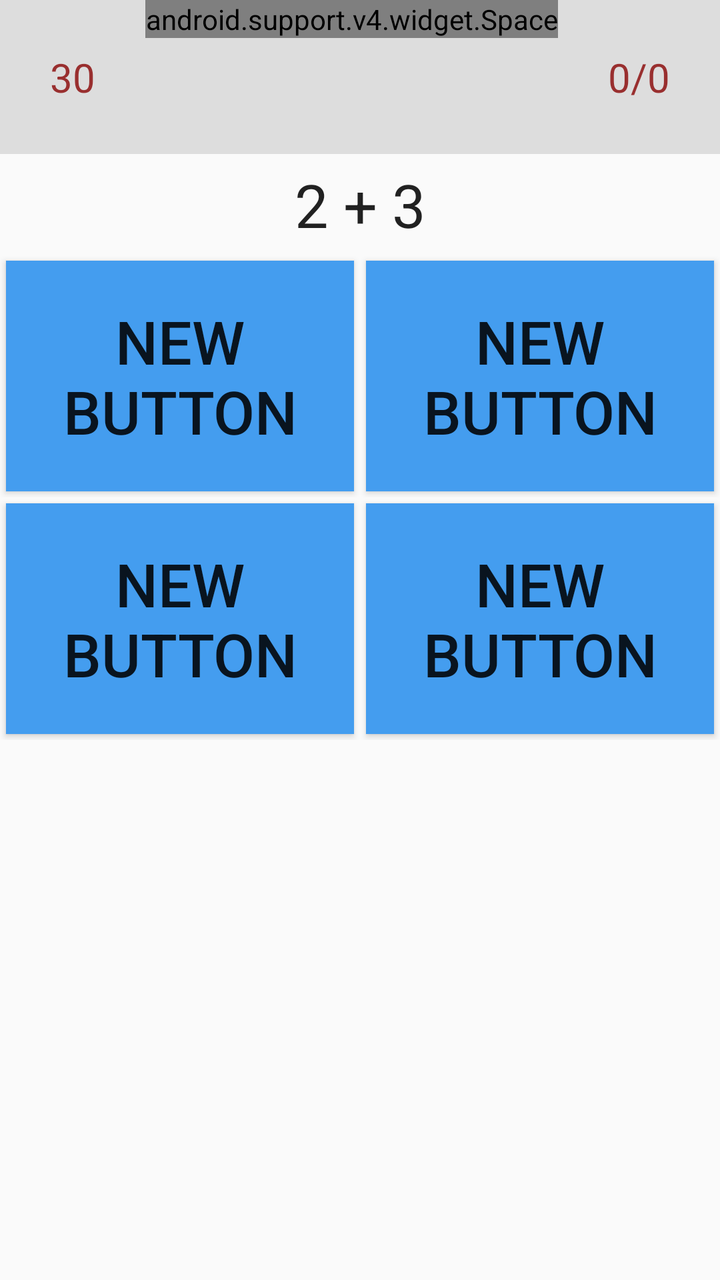
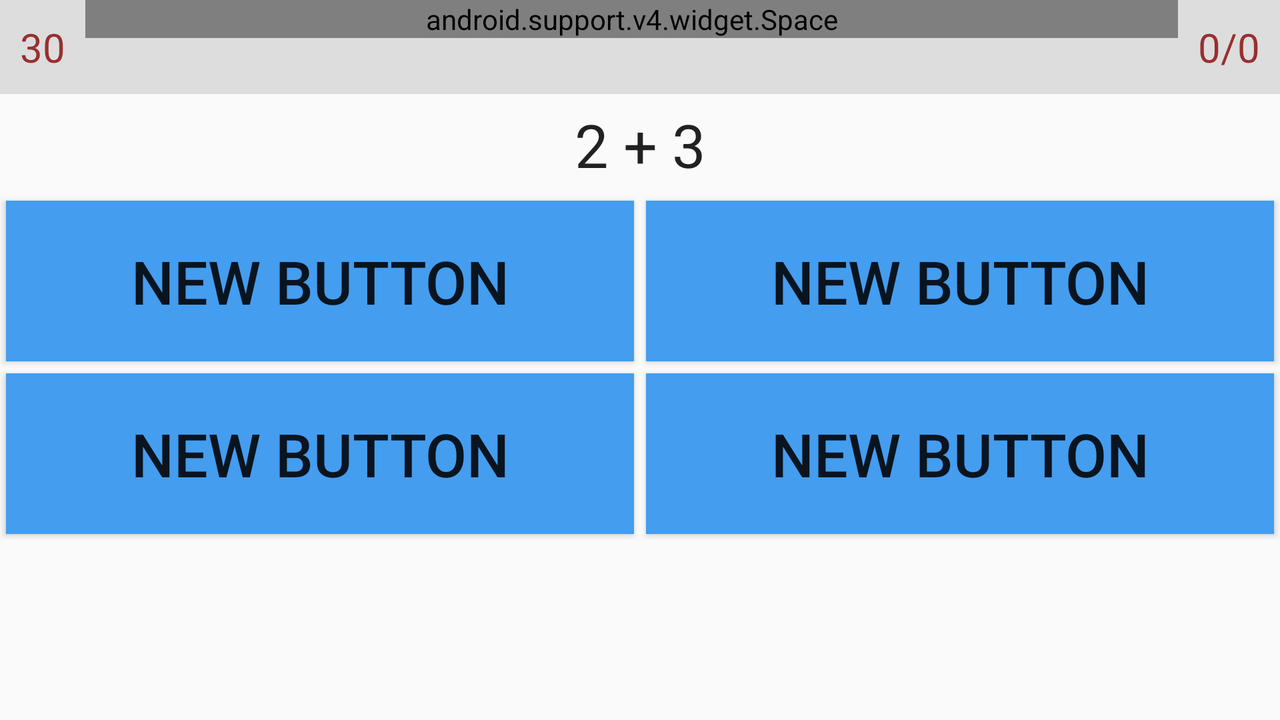

Two renders of one Android screen. The first uses the default layout on a phone; the second uses the alternative layout the repository ships for a different screen configuration, on a matching device. The two XML files are below.
<!-- AndroidManifest.xml: application theme AppTheme -->
<!-- res/layout/activity_question.xml -->
<?xml version="1.0" encoding="utf-8"?>
<LinearLayout xmlns:android="http://schemas.android.com/apk/res/android"
    xmlns:tools="http://schemas.android.com/tools"
    android:orientation="vertical" android:layout_width="match_parent"
    android:layout_height="match_parent"
    android:background="@drawable/bg"
    tools:context=".QuestionActivity"
    android:id="@+id/linear">

    <LinearLayout
        android:orientation="vertical"
        android:layout_width="match_parent"
        android:layout_height="wrap_content">


        <LinearLayout
            android:orientation="horizontal"
            android:layout_width="match_parent"
            android:layout_height="wrap_content"
            android:background="#ddd">

            <TextView
                android:layout_width="wrap_content"
                android:layout_height="wrap_content"
                android:text="30"
                android:textColor="@color/score_second_color"
                android:textSize="20sp"
                android:padding="25dp"
                android:layout_gravity="left"
                android:id="@+id/second" />
            <android.support.v4.widget.Space
                android:layout_width="wrap_content"
                android:layout_height="wrap_content"
                android:layout_weight="1"/>

            <TextView
                android:layout_width="wrap_content"
                android:layout_height="wrap_content"
                android:padding="25dp"
                android:text="0/0"
                android:textSize="20sp"
                android:textColor="@color/score_second_color"
                android:layout_gravity="right"
                android:id="@+id/score_inc" />
        </LinearLayout>

        <TextView
            android:layout_width="match_parent"
            android:layout_height="wrap_content"
            android:textAppearance="?android:attr/textAppearanceLarge"
            android:text="2 + 3"
            android:gravity="center"
            android:padding="@dimen/question_padding"
            android:textSize="@dimen/font_size_view"
            android:id="@+id/question" />

        <LinearLayout
            android:orientation="horizontal"
            android:layout_width="match_parent"
            android:layout_height="match_parent">

            <Button
                android:layout_width="wrap_content"
                android:layout_height="wrap_content"
                android:text="New Button"
                android:layout_margin="@dimen/btn_answer_margin"
                android:paddingBottom="@dimen/btn_score_padding"
                android:paddingTop="@dimen/btn_score_padding"
                android:background="@color/btn_score_back_color"
                android:layout_weight="1"
                android:textSize="@dimen/font_size_view"
                android:onClick="buChoose"
                android:tag="0"
                android:id="@+id/ans1" />

            <Button
                android:layout_width="wrap_content"
                android:layout_height="wrap_content"
                android:text="New Button"
                android:layout_margin="@dimen/btn_answer_margin"
                android:layout_weight="1"
                android:paddingBottom="@dimen/btn_score_padding"
                android:paddingTop="@dimen/btn_score_padding"
                android:background="@color/btn_score_back_color"
                android:textSize="@dimen/font_size_view"
                android:tag="1"
                android:onClick="buChoose"
                android:id="@+id/ans2" />
        </LinearLayout>

        <LinearLayout
            android:orientation="horizontal"
            android:layout_width="match_parent"
            android:layout_height="match_parent">

            <Button
                android:layout_width="wrap_content"
                android:layout_height="wrap_content"
                android:text="New Button"
                android:layout_margin="@dimen/btn_answer_margin"
                android:paddingBottom="@dimen/btn_score_padding"
                android:paddingTop="@dimen/btn_score_padding"
                android:background="@color/btn_score_back_color"
                android:layout_weight="1"
                android:textSize="@dimen/font_size_view"
                android:tag="2"
                android:onClick="buChoose"
                android:id="@+id/ans3" />


            <Button
                android:layout_width="wrap_content"
                android:layout_height="wrap_content"
                android:text="New Button"
                android:layout_margin="@dimen/btn_answer_margin"
                android:paddingBottom="@dimen/btn_score_padding"
                android:paddingTop="@dimen/btn_score_padding"
                android:background="@color/btn_score_back_color"
                android:layout_weight="1"
                android:textSize="@dimen/font_size_view"
                android:tag="3"
                android:onClick="buChoose"
                android:id="@+id/ans4" />
        </LinearLayout>
    </LinearLayout>

</LinearLayout>
<!-- resources referenced by this layout -->
<resources>
  <color name="btn_score_back_color">#449def</color>
  <color name="score_second_color">#992f2f</color>
  <dimen name="btn_answer_margin">3dp</dimen>
  <dimen name="btn_score_padding">20dp</dimen>
  <dimen name="font_size_view">30sp</dimen>
  <dimen name="question_padding">5dp</dimen>
  <style name="AppTheme" parent="Theme.AppCompat.Light.DarkActionBar">
          
          <item name="colorPrimary">@color/colorPrimary</item>
          <item name="colorPrimaryDark">@color/colorPrimaryDark</item>
          <item name="colorAccent">@color/colorAccent</item>
      </style>
  <color name="colorPrimary">#3F51B5</color>
  <color name="colorPrimaryDark">#303F9F</color>
  <color name="colorAccent">#FF4081</color>
</resources>
<!-- res/layout-land/activity_question.xml (the repository's variant of the layout above) -->
<!-- drawn on the phone turned sideways -->
<?xml version="1.0" encoding="utf-8"?>
<RelativeLayout xmlns:android="http://schemas.android.com/apk/res/android"
    xmlns:tools="http://schemas.android.com/tools"
    android:layout_width="match_parent"
    android:layout_height="match_parent"
    android:background="@drawable/bg"
    tools:context=".QuestionActivity">

    <LinearLayout
        android:orientation="vertical"
        android:layout_width="match_parent"
        android:layout_height="wrap_content"
        android:id="@+id/linear">


        <LinearLayout
            android:orientation="horizontal"
            android:layout_width="match_parent"
            android:layout_height="wrap_content"
            android:background="#ddd">

            <TextView
                android:layout_width="wrap_content"
                android:layout_height="wrap_content"
                android:text="30"
                android:textColor="@color/score_second_color"
                android:textSize="20sp"
                android:padding="10dp"
                android:layout_gravity="left"
                android:id="@+id/second" />
            <android.support.v4.widget.Space
                android:layout_width="wrap_content"
                android:layout_height="wrap_content"
                android:layout_weight="1"/>

            <TextView
                android:layout_width="wrap_content"
                android:layout_height="wrap_content"
                android:padding="10dp"
                android:text="0/0"
                android:textSize="20sp"
                android:textColor="@color/score_second_color"
                android:layout_gravity="right"
                android:id="@+id/score_inc" />
        </LinearLayout>

        <TextView
            android:layout_width="match_parent"
            android:layout_height="wrap_content"
            android:textAppearance="?android:attr/textAppearanceLarge"
            android:text="2 + 3"
            android:gravity="center"
            android:padding="@dimen/question_padding"
            android:textSize="@dimen/font_size_view"
            android:id="@+id/question" />

        <LinearLayout
            android:orientation="horizontal"
            android:layout_width="match_parent"
            android:layout_height="match_parent">

            <Button
                android:layout_width="wrap_content"
                android:layout_height="wrap_content"
                android:text="New Button"
                android:layout_margin="@dimen/btn_answer_margin"
                android:paddingTop="20dp"
                android:paddingBottom="20dp"
                android:tag="0"
                android:background="@color/btn_score_back_color"
                android:layout_weight="1"
                android:textSize="@dimen/font_size_view"
                android:onClick="buChoose"
                android:id="@+id/ans1" />

            <Button
                android:layout_width="wrap_content"
                android:layout_height="wrap_content"
                android:text="New Button"
                android:layout_margin="@dimen/btn_answer_margin"
                android:layout_weight="1"
                android:paddingTop="20dp"
                android:paddingBottom="20dp"
                android:background="@color/btn_score_back_color"
                android:textSize="@dimen/font_size_view"
                android:tag="1"
                android:onClick="buChoose"

                android:id="@+id/ans2" />
        </LinearLayout>

        <LinearLayout
            android:orientation="horizontal"
            android:layout_width="match_parent"
            android:layout_height="match_parent">

            <Button
                android:layout_width="wrap_content"
                android:layout_height="wrap_content"
                android:text="New Button"
                android:layout_margin="@dimen/btn_answer_margin"
                android:tag="2"
                android:background="@color/btn_score_back_color"
                android:layout_weight="1"
                android:textSize="@dimen/font_size_view"
                android:paddingTop="20dp"
                android:paddingBottom="20dp"
                android:onClick="buChoose"
                android:id="@+id/ans3" />

            <Button
                android:layout_width="wrap_content"
                android:layout_height="wrap_content"
                android:text="New Button"
                android:layout_margin="@dimen/btn_answer_margin"
                android:tag="3"
                android:background="@color/btn_score_back_color"
                android:layout_weight="1"
                android:textSize="@dimen/font_size_view"
                android:paddingTop="20dp"
                android:paddingBottom="20dp"
                android:onClick="buChoose"
                android:id="@+id/ans4" />
        </LinearLayout>
    </LinearLayout>
</RelativeLayout>
<!-- resources referenced by the variant -->
<!-- as the phone turned sideways resolves them -->
<resources>
  <color name="btn_score_back_color">#449def</color>
  <color name="score_second_color">#992f2f</color>
  <dimen name="btn_answer_margin">3dp</dimen>
  <dimen name="font_size_view">30sp</dimen>
  <dimen name="question_padding">5dp</dimen>
  <style name="AppTheme" parent="Theme.AppCompat.Light.DarkActionBar">
          
          <item name="colorPrimary">@color/colorPrimary</item>
          <item name="colorPrimaryDark">@color/colorPrimaryDark</item>
          <item name="colorAccent">@color/colorAccent</item>
      </style>
  <color name="colorPrimary">#3F51B5</color>
  <color name="colorPrimaryDark">#303F9F</color>
  <color name="colorAccent">#FF4081</color>
</resources>
